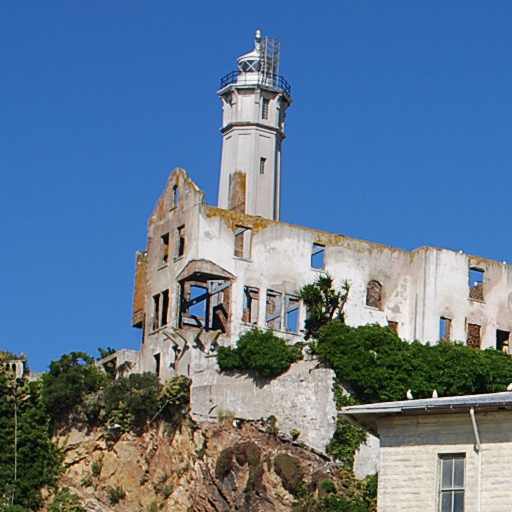
#> input picture Test Images/al1.png, 512 x 512 px
$ python harris.py
#> lines starting #> are read from the running program, lines starting #| are printed output that depends on the picture; after the words box and inside, x2 and y2 are one past the last pixel; in counts of white or black regions, pixels touching at a corner belong together
# ----------------------------------------------------------------------------------------------------------------------
#   Author: Sean Deely
#   ID:     1674836
#   Date:   28/04/20
# ----------------------------------------------------------------------------------------------------------------------

import scipy.ndimage.filters as filters
import matplotlib.pyplot as plt
import numpy as np
from PIL import Image
from math import sqrt


# ----------------------------------------------------------------------------------------------------------------------
def get_harris_response(image, sigma):
    """ Form the Harris response for each image so that the interest points can be found. """
    I_x = filters.gaussian_filter(image, sigma, order=(1, 0))
    I_y = filters.gaussian_filter(image, sigma, order=(0, 1))

    A = filters.gaussian_filter(I_x * I_x, sigma * 2.5)
    B = filters.gaussian_filter(I_x * I_y, sigma * 2.5)
    C = filters.gaussian_filter(I_y * I_y, sigma * 2.5)

    det_M = (A * C) - (B * B)
    tra_M = A + C

    return det_M / tra_M
# ----------------------------------------------------------------------------------------------------------------------


# ----------------------------------------------------------------------------------------------------------------------
def get_harris_points(harris_im, threshold, min_d):
    """ Threshold the Harris responses and return co-ordinates of Harris interest points. """
    # Find the top corner candidates above a threshold
    corner_threshold = harris_im.max() * threshold
    harris_im_th = (harris_im > corner_threshold)

    # Find the co-ordinates of these candidates and their values
    coords = np.array(harris_im_th.nonzero()).T
    candidate_values = np.array([harris_im[c[0],c[1]] for c in coords])
    indicies = np.argsort(candidate_values)

    # Store allowed point locations in boolean image
    allowed_locations = np.zeros(harris_im.shape, dtype='bool')
    allowed_locations[min_d:-min_d, min_d:-min_d] = True

    # Select the best points, using nonmax suppression based on
    # the array of allowed locations
    filtered_coords = []
    for i in indicies[::-1]:
        r,c = coords[i]     # reversed inidices
        if allowed_locations[r,c]:
            filtered_coords.append((r,c))
            allowed_locations[r - min_d:r + min_d + 1, c - min_d:c + min_d + 1] = False
    return filtered_coords
# ----------------------------------------------------------------------------------------------------------------------


# ----------------------------------------------------------------------------------------------------------------------
def plot_harris_points(image, filtered_coords):
    """ plot each of the Harris interest points over the image itslef. """
    plt.imshow(image, cmap="gray")
    y, x = np.transpose(filtered_coords)
    plt.plot(x, y, 'r.')
    plt.axis('off')
    # plt.show()
    plt.close()
# ----------------------------------------------------------------------------------------------------------------------


# ----------------------------------------------------------------------------------------------------------------------
def get_descriptors(image, interest_points, width):
    """ 1. Form an image patch around the first interest point (11x11 pixels)
        2. Flatten it into a 121 element vector.
        3. Subtract the mean of that vector from the vector itself
        4. Normalize the vector so values range from -1 to +1.
        5. Repeat for all interest points, stacking the vectors each time """
    descriptors = []
    for point in interest_points:
        image_patch = image[point[0] - width: point[0] + width + 1, point[1] - width: point[1] + width + 1].flatten()
        image_patch -= np.mean(image_patch)
        descriptors.append(image_patch/np.linalg.norm(image_patch))
    return descriptors
# ----------------------------------------------------------------------------------------------------------------------


# ----------------------------------------------------------------------------------------------------------------------
def plot_response_matrix(r12, r12_th):
    """ Plot the response matrix and the thresholded response matrix. """
    plt.imshow(r12, cmap='gray')
    # plt.show()
    plt.close()
    plt.imshow(r12_th, cmap='gray')
    # plt.show()
    plt.close()
# ----------------------------------------------------------------------------------------------------------------------


# ----------------------------------------------------------------------------------------------------------------------
def get_response_matrix(m1, m2, threshold):
    """ Form the response matrix, R12, by transposing the M2 matrix and taking its dot product with matrix M1.
        Then threshold R12 so that only mappings > 0.95 (i.e. very strong mappings) get returned. """
    m1 = np.array(m1)
    m2 = np.array(m2)

    r12 = np.dot(m1, m2.T)
    r12_th = r12.copy()

    coords = []
    for r in range(r12.shape[0]):
        for c in range(r12.shape[1]):
            if r12[r][c] > threshold:
                coords.append((r,c))
            else: r12_th[r][c] = 0

    plot_response_matrix(r12, r12_th)

    return coords
# ----------------------------------------------------------------------------------------------------------------------


# ----------------------------------------------------------------------------------------------------------------------
def plot_mapping(coord_pairs, im_1, im_2, interest_points_im_1, interest_points_im_2):
    """ Using the coordinate pairs obtained from the thresholded response matrix,
        plot the mappings between image 1 and image 2. If the images are of different size,
        pad the smaller image with zeros. """

    # Check if image dimensions are the same..
    if im_1.shape != im_2.shape:
        # if image 1 is smaller, pad image 1 with zeros
        if im_1.shape < im_2.shape:
            padded_im_1 = np.zeros(im_2.shape)
            padded_im_1[:im_1.shape[0], :im_1.shape[1]] = im_1
            combined_im = np.concatenate((padded_im_1, im_2), axis=1)
        # otherwise, pad image 2 with zeros
        else:
            padded_im_2 = np.zeros(im_1.shape)
            padded_im_2[:im_2.shape[0], :im_2.shape[1]] = im_2
            combined_im = np.concatenate((im_1, padded_im_2), axis=1)
    else: combined_im = np.concatenate((im_1, im_2), axis=1)

    plt.imshow(combined_im, cmap='gray')

    # N.B., interest_points are (y,x) or (r,c)..
    for i in range(np.array(coord_pairs).shape[0]):
        c1, c2 = coord_pairs[i]
        plt.plot([interest_points_im_1[c1][1], interest_points_im_2[c2][1] + im_1.shape[0]],
                 [interest_points_im_1[c1][0], interest_points_im_2[c2][0]], 'y', linewidth=1)
        plt.plot(interest_points_im_1[c1][1], interest_points_im_1[c1][0], 'ro', markersize=4)
        plt.plot(interest_points_im_2[c2][1] + im_1.shape[0],
                 interest_points_im_2[c2][0], 'bo', markersize=4)

    # For best view of mappings, use plt.show() as plt.savefig outputs are very small
    plt.axis('off')
    # plt.show()
    plt.close()
# ----------------------------------------------------------------------------------------------------------------------


# ----------------------------------------------------------------------------------------------------------------------
def get_best_translation(im_1, mappings, ips_image_1, ips_image_2, threshold):
    """ Found the translation with the strongest mapping between image 1 and image 2. """

    # build a list of translations which consists of the differences in row and column coordinates
    # between the two images. These translations "should" all be the same distance apart and have
    # the same slope if the response matrix was correctly thresholded (0.95).
    # If this threshold was lower, the translations would not be the same due to outliers.
    translations = np.zeros((len(mappings), 2))
    for i in range(len(mappings)):
        r,c = mappings[i]
        translations[i][0] = ips_image_1[r][0] - ips_image_2[c][0]
        translations[i][1] = ips_image_1[r][1] - ips_image_2[c][1]

    largest_number_of_agreements = 0
    # Set best row and column translations to height of original image.
    # This is worst case scenario.
    best_r_translation = im_1.shape[0]
    best_c_translation = im_1.shape[0]

    # For each translation in the list....
    for i in range(len(mappings)):
        strong_agreements = 1
        weak_agreements = 0
        r_translation = translations[i][0]
        c_translation = translations[i][1]

        # Calculate error using Euclidean Distance formula
        euclidean_distance = sqrt((r_translation - best_r_translation)**2 + (c_translation - best_c_translation)**2)

        # if the error is greater than the threshold
        if euclidean_distance > threshold:
            # Update row and column translation total
            r_translation_total = r_translation
            c_translation_total = c_translation
            # Compare each translation, with every other translation
            for k in range(len(mappings)):
                # Except for itself..
                if k != i:
                    r_translation_new = translations[k][0]
                    c_translation_new = translations[k][1]
                    # Calculate updated error
                    euclidean_distance = sqrt((r_translation - r_translation_new) ** 2
                                              + (c_translation - c_translation_new) ** 2)
                    # If the error is less than the threshold
                    if euclidean_distance <= threshold:
                        # Update row and column translation total for that mapping and the number of agreements
                        r_translation_total += r_translation_new
                        c_translation_total += c_translation_new
                        strong_agreements += 1
                    # Otherwise update number of bad agreements
                    else:
                        weak_agreements += 1
                # Calculate best row and column offset
                best_row_translation = r_translation_total / strong_agreements
                best_column_translation = c_translation_total / strong_agreements

    print(f"Total number of matches:   {len(mappings)}")
    print(f"Strong matches:            {strong_agreements}")
    print(f"Weak matches:              {weak_agreements}")

    return best_row_translation, best_column_translation
# ----------------------------------------------------------------------------------------------------------------------


# ----------------------------------------------------------------------------------------------------------------------
def compose_images(image1, image2, dr, dc):
    """ Make an empty white background depending on the on the values of dr and dc and
        paste the input images accordingly. """
    # Case: 1
    if dr > 0 and dc > 0:
        background = Image.new('RGB', (int(dc) + image2.width, int(dr) + image2.height), color='white')
        background.paste(image1, (0,0))
        background.paste(image2, (int(dc), int(dr)))
    # Case: 2
    elif dr < 0 and dc > 0:
        background = Image.new('RGB', (int(dc) + image2.width, int(abs(dr)) + image1.height), color='white')
        background.paste(image1, (0, int(abs(dr))))
        background.paste(image2, (int(dc), 0))
    # Case: 3
    elif dr > 0 and dc < 0:
        background = Image.new('RGB', (int(abs(dc)) + image1.width, int(dr) + image2.height), color='white')
        background.paste(image1, (int(abs(dc)), 0))
        background.paste(image2, (0, int(dr)))
    # Case: 4
    else:
        background = Image.new('RGB', (int(abs(dc)) + image1.width, int(abs(dr)) + image1.height), color='white')
        background.paste(image1, (int(abs(dc)), int(abs(dr))))
        background.paste(image2, (0,0))

    plt.imshow(background)
    plt.axis('off')
    plt.show()
# ----------------------------------------------------------------------------------------------------------------------


# ----------------------------------------------------------------------------------------------------------------------
if __name__ == "__main__":

    # Open the images, convert to grayscale and normalize
    image_1 = np.array(Image.open("./Test Images/al1.png").convert('L'))/255.0
    image_2 = np.array(Image.open("./Test Images/al2.png").convert('L'))/255.0
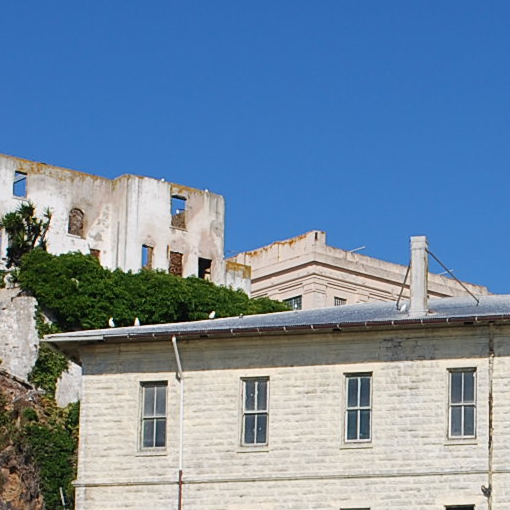
#> input picture Test Images/al2.png, 510 x 510 px

    # 1. Form Harris responses and find Harris interest points
    harris_response_image_1 = get_harris_response(image_1, 1)
    harris_response_image_2 = get_harris_response(image_2, 1)

    interest_points_image_1 = get_harris_points(harris_response_image_1, 0.15, 10)
#> in get_harris_points, `corner_threshold = harris_im.max() * threshold`: corner_threshold = 0.00115
#> in get_harris_points, `harris_im_th = (harris_im > corner_threshold)`:
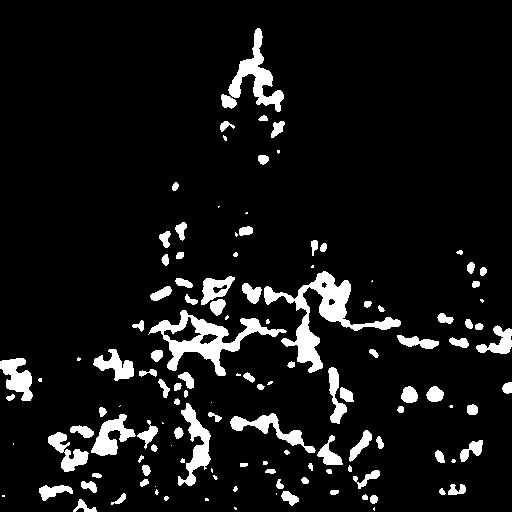
#> harris_im_th: shape (512, 512) bool; 8.4% white; 129 white regions (34 under 20 px), largest, box (x1, y1, x2, y2) and area: (264, 271, 401, 373) 3111, (148, 310, 287, 376) 2539, (228, 28, 284, 112) 1466
#> in get_harris_points, `coords = np.array(harris_im_th.nonzero()).T`: coords = 21892 pairs, first value 28 to 511, second value 0 to 511
#> the loop in get_harris_points, `for i in indicies[::-1]:` made 21892 passes
#> (i, r, c) on passes 1 to 3: (14262, 398, 407), (14194, 397, 407), (14263, 398, 408)
#> after the loop in get_harris_points, `for i in indicies[::-1]:`:
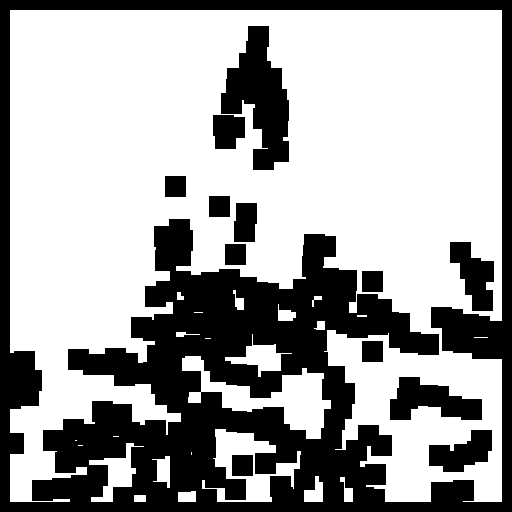
#> allowed_locations: shape (512, 512) bool; 64.3% white; 13 black regions, largest, box (x1, y1, x2, y2) and area: (0, 0, 512, 512) 78047, (221, 26, 289, 170) 5394, (390, 377, 482, 420) 2404
#> after the loop in get_harris_points, `for i in indicies[::-1]:`: filtered_coords = 248 pairs, first value 36 to 501, second value 10 to 498
#> interest_points_image_1 has the same summary as filtered_coords in get_harris_points
    interest_points_image_2 = get_harris_points(harris_response_image_2, 0.15, 10)
#> call 2 of get_harris_points, with threshold = 0.15, min_d = 10
#> in get_harris_points (call 2), `harris_im_th = (harris_im > corner_threshold)`: harris_im_th: shape (510, 510) bool; 4.5% white; 106 white regions (21 under 20 px), largest, box (x1, y1, x2, y2) and area: (0, 199, 103, 301) 2668, (178, 253, 215, 282) 497, (30, 295, 49, 352) 487
#> in get_harris_points (call 2), `coords = np.array(harris_im_th.nonzero()).T`: coords = 11700 pairs, first value 168 to 509, second value 0 to 495
#> in get_harris_points (call 2), `candidate_values = np.array([harris_im[c[0],c[1]] for c in coords])`: candidate_values = 11700 values, max 0.00767 at index 6426, min 0.00115 at index 8918, mean 0.0021
#> in get_harris_points (call 2), `indicies = np.argsort(candidate_values)`: indicies = 11700 values, max 11699 at index 4087, min 0 at index 2182, mean 5849.5
#> the loop in get_harris_points (call 2), `for i in indicies[::-1]:` made 11700 passes
#> (i, r, c) on passes 1 to 3: (6426, 326, 109), (6370, 325, 109), (6427, 326, 110)
#> after the loop in get_harris_points (call 2), `for i in indicies[::-1]:`:
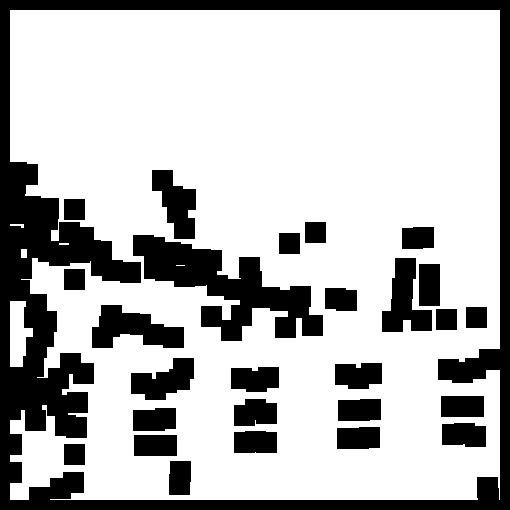
#> allowed_locations: shape (510, 510) bool; 73.3% white; 27 black regions, largest, box (x1, y1, x2, y2) and area: (0, 0, 510, 510) 37502, (133, 235, 323, 341) 8371, (92, 305, 184, 348) 2404
#> after the loop in get_harris_points (call 2), `for i in indicies[::-1]:`: filtered_coords = 152 pairs, first value 172 to 498, second value 10 to 489
#> interest_points_image_2 has the same summary as filtered_coords in get_harris_points

    plot_harris_points(image_1, interest_points_image_1)
#> in plot_harris_points, `y, x = np.transpose(filtered_coords)`: y = 248 values, max 501 at index 206, min 36 at index 41, mean 353.7; x = 248 values, max 498 at index 5, min 10 at index 208, mean 252.4
    plot_harris_points(image_2, interest_points_image_2)

    #  2. Form normalized patch descriptor vectors
    descriptors_image_1 = get_descriptors(image_1, interest_points_image_1, 5)
#> the loop in get_descriptors, `for point in interest_points:` made 248 passes
#> point on passes 1 to 3: (398, 407), (396, 438), (355, 157)
#> after the loop in get_descriptors, `for point in interest_points:`: descriptors = 248 items
#> descriptors_image_1 = 248 items
    descriptors_image_2 = get_descriptors(image_2, interest_points_image_2, 5)
#> the loop in get_descriptors (call 2), `for point in interest_points:` made 152 passes
#> point on passes 1 to 3: (326, 109), (324, 140), (316, 211)
#> descriptors_image_2 = 152 items

    # 3. Form response matrix
    coordinate_pairs = get_response_matrix(descriptors_image_1, descriptors_image_2, 0.95)
#> after the loop in get_response_matrix, `for r in range(r12.shape[0]):`:
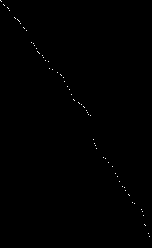
#> r12_th: shape (248, 152) float64; min 0, max 1, mean 0.00194
#> coordinate_pairs = 73 pairs, first value 0 to 236, second value 0 to 149
    plot_mapping(coordinate_pairs, image_1, image_2, interest_points_image_1, interest_points_image_2)
#> the loop in plot_mapping, `for i in range(np.array(coord_pairs).shape[0]):` made 73 passes
#> (c1, c2) on passes 1 to 12: (0, 0), (1, 1), (4, 3), (5, 4), (7, 7), (8, 8), (10, 9), (17, 14), (18, 15), (19, 17), (20, 18), (21, 19)
#> in plot_mapping, `plt.close()`:
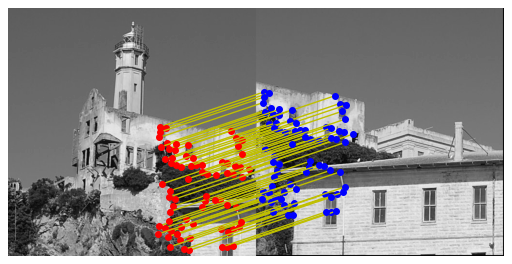
#> figure drawn by matplotlib, 1 panel

    # 4. Determine best translation using RANSAC
    r_offset, c_offset = get_best_translation(image_1, coordinate_pairs, interest_points_image_1,
                                              interest_points_image_2, 1.6)
#> in get_best_translation, `translations = np.zeros((len(mappings), 2))`: translations = 73 pairs, first value 0 to 0, second value 0 to 0
#> the loop in get_best_translation, `for i in range(len(mappings)):` made 73 passes
#> after the loop in get_best_translation, `for i in range(len(mappings)):`: translations = 73 pairs, first value 72 to 72, second value 298 to 298
#> the loop in get_best_translation, `for i in range(len(mappings)):` made 73 passes
#| Total number of matches:   73
#| Strong matches:            73
#| Weak matches:              0

    # 5. Compose the images
    test_image_1 = Image.open('./Test Images/al1.png')
#> test_image_1 is the input picture: PIL image 512x512 RGBA; mean R, G, B, A 95.2, 119.5, 146.4, 255
    test_image_2 = Image.open('./Test Images/al2.png')
#> test_image_2 is the input picture: PIL image 510x510 RGBA; mean R, G, B, A 115.4, 139.2, 163.7, 255
    compose_images(test_image_1, test_image_2, r_offset, c_offset)
#> in compose_images, `background = Image.new('RGB', (int(dc) + image2.width, int(dr) + image..`: background: PIL image 808x582 RGB; every value is 255
#> in compose_images, `background.paste(image2, (int(dc), int(dr)))`:
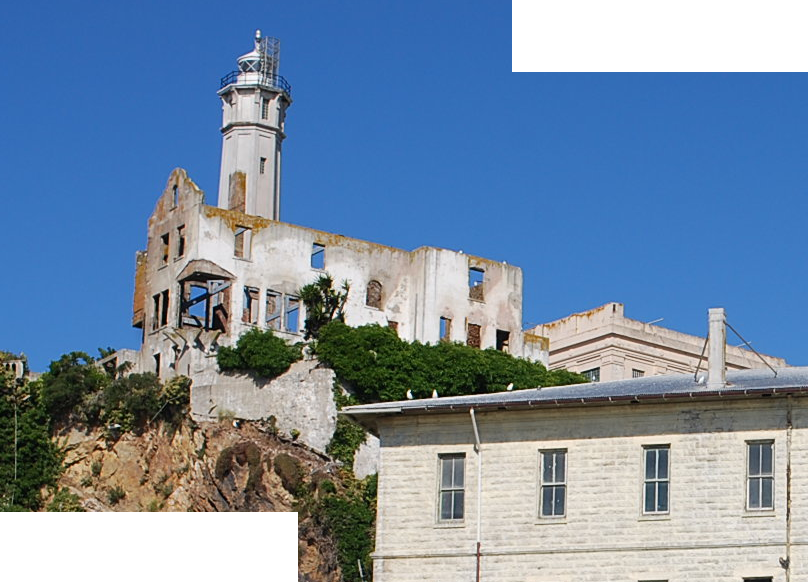
#> background: PIL image 808x582 RGB; mean R, G, B 118.7, 140.9, 165.5
# ----------------------------------------------------------------------------------------------------------------------
